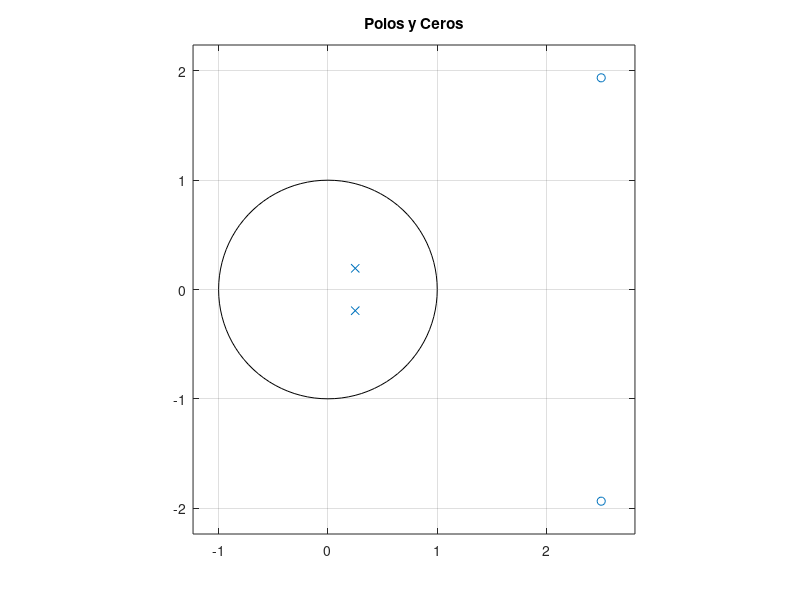

Source code (MATLAB):
%Creamos el vector impulso unidad de longitud 128.

x = ones(1,128);

%Definimos los vectores de coeficientes obtenidos como resultado
% de las operaciones matematicas anteriores.

a = [10 -5 1];
b = [1 -5 10];

%Aplicamos el filtro sobre el vector impulso para obtener las respuestas
% que se generan.

y = filter(b,a,x);

% Representamos dicho impulso con una grafica.

plot(y)
xlabel('Longitud')
ylabel('Coeficientes')
title('\it{Respuesta del impulso}','FontSize',14)
pause;


% Definimos nuestra region de convergencia para la circunferencia
% en donde podremos obtener si nuestro sistema de analisis es
% causal o no, e inestable o no.

zplane(b,a);
title('Polos y Ceros');
